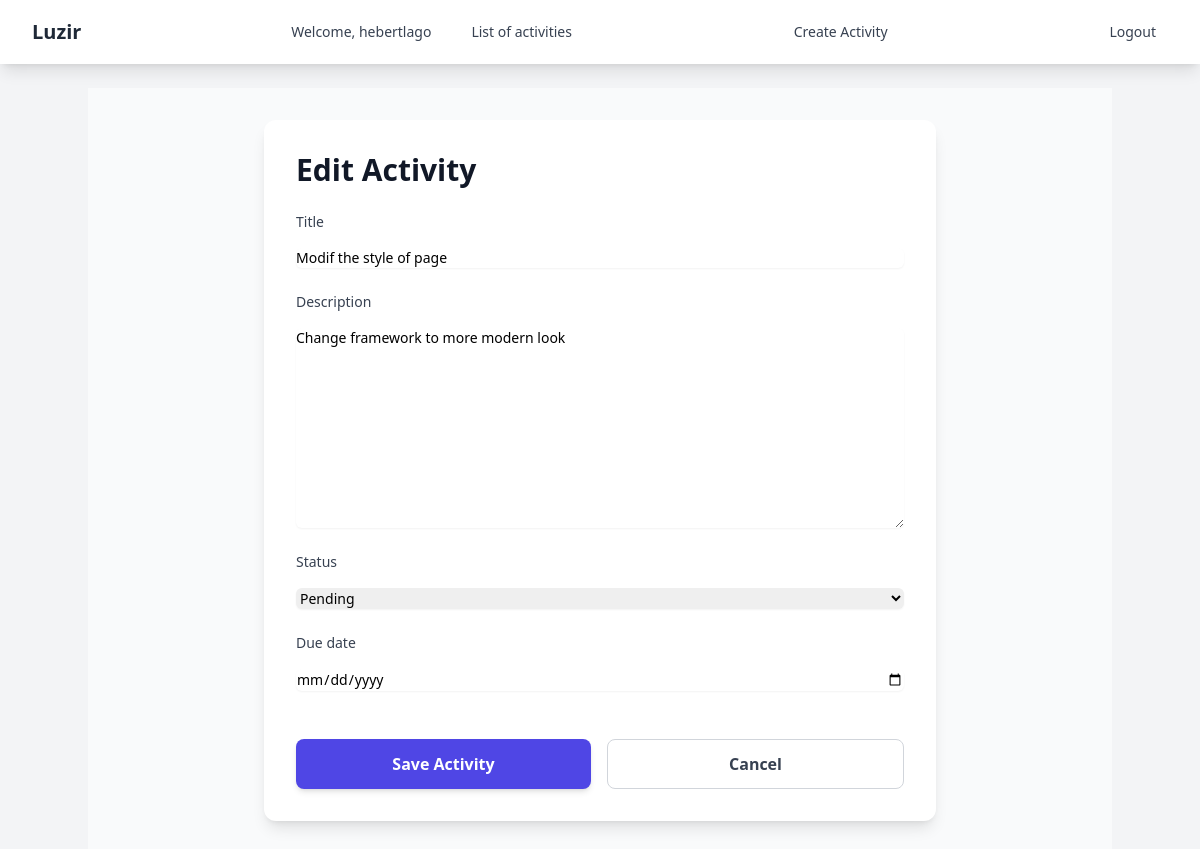
Page /tasks/2/edit/ (signed in) on the committed database.
### tasks/models.py (models this page shows, shortened)
class Task(models.Model):
    STATUS_CHOICES = [
        ('P', 'Pending'),
        ('A', 'In Progress'),
        ('C', 'Completed'),
    ]
    title = models.CharField(max_length=200)
    description = models.TextField()
    status = models.CharField(max_length=1, choices=STATUS_CHOICES, default='P')
    created_at = models.DateTimeField(auto_now_add=True)
    due_date = models.DateField()

### tasks/views.py (the view, shortened to what this page needs)
# urls.py: path('tasks/<int:pk>/edit/', TaskUpdateView.as_view(), name='task_edit'),
class TaskUpdateView(UpdateView):
    model = Task
    form_class = TaskForm
    template_name = 'tasks/task_edit.html'
    success_url = reverse_lazy('task_list')

### tasks/forms.py
class TaskForm(forms.ModelForm):
    class Meta:
        model = Task
        fields = ['title', 'description', 'status', 'due_date']

### tasks/templatetags/custom_filters.py (called while the page is built)
@register.filter
def add_class(value, arg):
    return value.as_widget(attrs={'class': arg})

### tasks/templates/tasks/task_edit.html (shortened to what this page needs)
{% extends "base.html" %}
{% load custom_filters %}
{% block content %}
    <div class="min-h-screen bg-gray-50 py-8">
        <div class="bg-white rounded-xl shadow-lg p-8 max-w-2xl mx-auto">
            <h1 class="text-3xl font-extrabold text-gray-900 mb-6">Edit Activity</h1>
            <form method="post" class="space-y-6">
                {% for field in form %}
                    <div class="space-y-4">
                        <label for="{{ field.id_for_label }}" class="block text-sm font-medium text-gray-700">
                            {{ field.label }}
                        </label>
                        <div class="mt-1">
                            {% if field.name == 'due_date' %}
                                <input type="date" name="{{ field.name }}" id="{{ field.id_for_label }}" value="{{ field.value }}" class="block w-full rounded-md border-gray-300 shadow-sm focus:border-indigo-500 focus:ring-indigo-500 sm:text-sm">
                            {% else %}
                                {{ field|add_class:"block w-full rounded-md border-gray-300 shadow-sm focus:border-indigo-500 focus:ring-indigo-500 sm:text-sm" }}
                            {% endif %}
                        </div>
                    </div>
                {% endfor %}
                <div class="flex gap-4 pt-6">
                    <button type="submit" class="flex-1 bg-indigo-600 text-white px-6 py-3 rounded-lg hover:bg-indigo-700 transform hover:-translate-y-1 transition-all duration-200 font-semibold shadow-md">
                        Save Activity
                    </button>
                    <a href="{% url 'task_list' %}" class="flex-1 text-center bg-white px-6 py-3 border border-gray-300 rounded-lg text-gray-700 hover:bg-gray-50 hover:border-gray-400 transform hover:-translate-y-1 transition-all duration-200 font-semibold">
                        Cancel
                    </a>
                </div>
            </form>
        </div>
    </div>
{% endblock content %}

### tasks/templates/base.html (shortened to what this page needs)
<!doctype html>
<html lang="en">
  <head>
    <script src="https://cdn.tailwindcss.com"></script>
  </head>
  <body class="bg-gray-100">
    <nav class="bg-white shadow-lg">
        <div class="max-w-7xl mx-auto px-4 sm:px-6 lg:px-8">
            <div class="flex justify-between h-16">
                {% if request.user.is_authenticated %}
                <div class="flex">
                    <a href="#" class="flex items-center text-xl font-bold text-gray-800 transition duration-300 ease-in-out hover:text-gray-600">Luzir</a>
                </div>
                <div class="hidden md:flex items-center space-x-4">
                    <span class="px-3 py-2 text-sm font-medium text-gray-700">Welcome, {{ request.user.username }}</span>
                    <a href="{% url 'task_list' %}" class="px-3 py-2 rounded-md text-sm font-medium text-gray-700 hover:text-gray-900 hover:bg-gray-100 transition duration-300 ease-in-out">List of activities</a>
                </div>
                <div class="hidden md:flex items-center space-x-4">
                    <a href="{% url 'task_create' %}" class="px-3 py-2 rounded-md text-sm font-medium text-gray-700 hover:text-gray-900 hover:bg-gray-100 transition duration-300 ease-in-out">Create Activity</a>
                </div>
                <div class="hidden md:flex items-center space-x-4">
                    <form action="{% url 'logout' %}" method="post">
                        <button type="submit" class="px-3 py-2 rounded-md text-sm font-medium text-gray-700 hover:text-gray-900 hover:bg-gray-100 transition duration-300 ease-in-out">Logout</button>
                    </form>
                </div>
                {% endif %}
            </div>
        </div>
    </nav>
    <main class="max-w-7xl mx-auto px-4 sm:px-6 lg:px-8 py-6">
        <div class="container mx-auto">
            {% block content %}
            {% endblock  %}
        </div>
    </main>
  </body>
</html>

### rows in the picture
Task: form "Modif the style of page" "Change framework to more modern look" "Pending"

### other values in the picture
{{ request.user.username }} "hebertlago"
{{ field.label }} "Title" "Description" "Status" "Due date"
